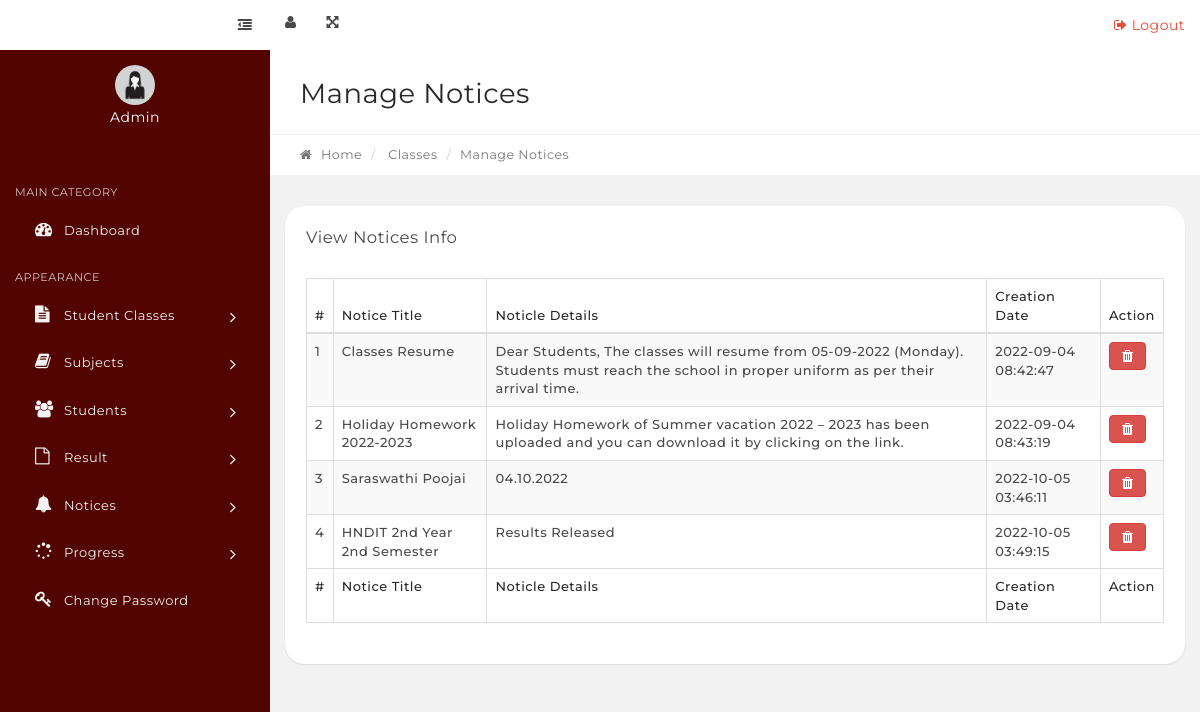
Page /manage-notices.php on the committed database.
### tables this page shows
CREATE TABLE `tblnotice` (
  `id` int(11) NOT NULL,
  `noticeTitle` varchar(255) DEFAULT NULL,
  `noticeDetails` mediumtext DEFAULT NULL,
  `postingDate` timestamp NULL DEFAULT current_timestamp()
);

### manage-notices.php (the view, shortened to what this page needs)
<?php
include('includes/config.php');
if(strlen($_SESSION['alogin'])==""){
header("Location: index.php");
}else{
?>
<link rel="stylesheet" type="text/css" href="assets/js/DataTables/datatables.min.css"/>
   <?php include('includes/topbar.php');?>
            <div class="content-wrapper">
                <div class="content-container">
<?php include('includes/leftbar.php');?>
                    <div class="main-page">
                        <div class="container-fluid">
                            <div class="row page-title-div">
                                <div class="col-md-6">
                                    <h2 class="title">Manage Notices</h2>
                                </div>
                            </div>
                            <div class="row breadcrumb-div">
                                <div class="col-md-6">
                                    <ul class="breadcrumb">
            							<li><a href="dashboard.php"><i class="fa fa-home"></i> Home</a></li>
                                        <li> Classes</li>
            							<li class="active">Manage Notices</li>
            						</ul>
                                </div>
                            </div>
                        </div>
                        <section class="section">
                            <div class="container-fluid">
                                <div class="row">
                                    <div class="col-md-12">
                                        <div class="panel">
                                            <div class="panel-heading">
                                                <div class="panel-title">
                                                    <h5>View Notices Info</h5>
                                                </div>
                                            </div>
                                            <div class="panel-body p-20">
                                                <table id="example" class="display table table-striped table-bordered" cellspacing="0" width="100%">
                                                    <thead>
                                                        <tr>
                                                            <th>#</th>
                                                            <th>Notice Title</th>
                                                            <th>Noticle Details</th>
                                                            <th>Creation Date</th>
                                                            <th>Action</th>
                                                        </tr>
                                                    </thead>
                                                    <tfoot>
                                                        <tr>
                                                          <th>#</th>
                                                            <th>Notice Title</th>
                                                            <th>Noticle Details</th>
                                                            <th>Creation Date</th>
                                                            <th>Action</th>
                                                        </tr>
                                                    </tfoot>
                                                    <tbody>
<?php $sql = "SELECT * from tblnotice";
$query = $dbh->prepare($sql);
$query->execute();
$results=$query->fetchAll(PDO::FETCH_OBJ);
$cnt=1;
if($query->rowCount() > 0)
{
foreach($results as $result)
{   ?>
<tr>
 <td><?php echo htmlentities($cnt);?></td>
                                                            <td><?php echo htmlentities($result->noticeTitle);?></td>
                                                            <td><?php echo htmlentities($result->noticeDetails);?></td>
                                                            <td><?php echo htmlentities($result->postingDate);?></td>
<td>
<a href="manage-notices.php?id=<?php echo htmlentities($result->id);?>" onclick="return confirm('Do you really want to delete the notice?');" class="btn btn-danger">
    <i class="fa fa-trash" title="Delete this Record"></i> </a>
</td>
</tr>
<?php $cnt=$cnt+1;}} ?>
                                                    </tbody>
                                                </table>
                                            </div>
                                        </div>
                                    </div>
                                                </div>
                                            </div>
                                        </div>
                                    </div>
                                </div>
                            </div>
<?php include('includes/footer.php');?>
<?php } ?>

### rows in the picture
tblnotice: noticeTitle "Classes Resume", noticeDetails "Dear Students, The classes will resume from 05-09-2022 (Monday). Students must reach the school in proper uniform as per their arrival time.", postingDate "2022-09-04 08:42:47"
tblnotice: noticeTitle "Holiday Homework 2022-2023", noticeDetails "Holiday Homework of Summer vacation 2022 – 2023 has been uploaded and you can download it by clicking on the link.", postingDate "2022-09-04 08:43:19"
tblnotice: noticeTitle "Saraswathi Poojai", noticeDetails "04.10.2022", postingDate "2022-10-05 03:46:11"
tblnotice: noticeTitle "HNDIT 2nd Year 2nd Semester", noticeDetails "Results Released", postingDate "2022-10-05 03:49:15"
